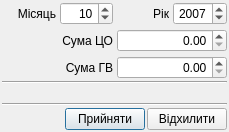
<?xml version="1.0" encoding="UTF-8"?>
<ui version="4.0">
 <class>tke_dialog_print_nakladna</class>
 <widget class="QDialog" name="tke_dialog_print_nakladna">
  <property name="geometry">
   <rect>
    <x>0</x>
    <y>0</y>
    <width>229</width>
    <height>132</height>
   </rect>
  </property>
  <property name="windowTitle">
   <string>Друк накладної</string>
  </property>
  <property name="windowIcon">
   <iconset resource="../tkeAbonent/tke/tke_rc">
    <normaloff>:/pictures/pictures/program_icon_org.png</normaloff>:/pictures/pictures/program_icon_org.png</iconset>
  </property>
  <layout class="QVBoxLayout" name="verticalLayout">
   <property name="spacing">
    <number>2</number>
   </property>
   <property name="margin">
    <number>2</number>
   </property>
   <item>
    <layout class="QGridLayout" name="gridLayout">
     <property name="spacing">
      <number>4</number>
     </property>
     <item row="0" column="0">
      <layout class="QHBoxLayout" name="_2">
       <item>
        <widget class="QLabel" name="label_month">
         <property name="text">
          <string>Місяць</string>
         </property>
         <property name="alignment">
          <set>Qt::AlignRight|Qt::AlignTrailing|Qt::AlignVCenter</set>
         </property>
        </widget>
       </item>
       <item>
        <widget class="QSpinBox" name="spinBox_month">
         <property name="alignment">
          <set>Qt::AlignRight|Qt::AlignTrailing|Qt::AlignVCenter</set>
         </property>
         <property name="minimum">
          <number>1</number>
         </property>
         <property name="maximum">
          <number>12</number>
         </property>
         <property name="value">
          <number>10</number>
         </property>
        </widget>
       </item>
      </layout>
     </item>
     <item row="0" column="1">
      <layout class="QHBoxLayout" name="_3">
       <item>
        <widget class="QLabel" name="label_year">
         <property name="text">
          <string>Рік</string>
         </property>
         <property name="alignment">
          <set>Qt::AlignRight|Qt::AlignTrailing|Qt::AlignVCenter</set>
         </property>
        </widget>
       </item>
       <item>
        <widget class="QSpinBox" name="spinBox_year">
         <property name="alignment">
          <set>Qt::AlignRight|Qt::AlignTrailing|Qt::AlignVCenter</set>
         </property>
         <property name="minimum">
          <number>2005</number>
         </property>
         <property name="maximum">
          <number>2050</number>
         </property>
         <property name="value">
          <number>2007</number>
         </property>
        </widget>
       </item>
      </layout>
     </item>
     <item row="1" column="0">
      <widget class="QLabel" name="label_rahunok_type">
       <property name="text">
        <string>Сума ЦО</string>
       </property>
       <property name="alignment">
        <set>Qt::AlignRight|Qt::AlignTrailing|Qt::AlignVCenter</set>
       </property>
      </widget>
     </item>
     <item row="1" column="1">
      <widget class="QDoubleSpinBox" name="doubleSpinBox_sumaCO">
       <property name="alignment">
        <set>Qt::AlignRight|Qt::AlignTrailing|Qt::AlignVCenter</set>
       </property>
       <property name="maximum">
        <double>100000.000000000000000</double>
       </property>
       <property name="value">
        <double>0.000000000000000</double>
       </property>
      </widget>
     </item>
     <item row="2" column="0">
      <widget class="QLabel" name="label_suma">
       <property name="text">
        <string>Сума ГВ</string>
       </property>
       <property name="alignment">
        <set>Qt::AlignRight|Qt::AlignTrailing|Qt::AlignVCenter</set>
       </property>
      </widget>
     </item>
     <item row="2" column="1">
      <widget class="QDoubleSpinBox" name="doubleSpinBox_sumaGV">
       <property name="alignment">
        <set>Qt::AlignRight|Qt::AlignTrailing|Qt::AlignVCenter</set>
       </property>
       <property name="maximum">
        <double>100000.000000000000000</double>
       </property>
      </widget>
     </item>
    </layout>
   </item>
   <item>
    <widget class="Line" name="line_2">
     <property name="orientation">
      <enum>Qt::Horizontal</enum>
     </property>
    </widget>
   </item>
   <item>
    <widget class="QLabel" name="label_sumInfo">
     <property name="text">
      <string/>
     </property>
    </widget>
   </item>
   <item>
    <widget class="Line" name="line">
     <property name="orientation">
      <enum>Qt::Horizontal</enum>
     </property>
    </widget>
   </item>
   <item>
    <layout class="QHBoxLayout" name="_4">
     <property name="spacing">
      <number>2</number>
     </property>
     <item>
      <spacer>
       <property name="orientation">
        <enum>Qt::Horizontal</enum>
       </property>
       <property name="sizeHint" stdset="0">
        <size>
         <width>40</width>
         <height>20</height>
        </size>
       </property>
      </spacer>
     </item>
     <item>
      <widget class="QPushButton" name="pushButton_accept">
       <property name="enabled">
        <bool>true</bool>
       </property>
       <property name="text">
        <string>Прийняти</string>
       </property>
       <property name="icon">
        <iconset resource="../tkeAbonent/tke/tke_rc">
         <normaloff>:/pictures/pictures/button_ok.png</normaloff>:/pictures/pictures/button_ok.png</iconset>
       </property>
       <property name="iconSize">
        <size>
         <width>12</width>
         <height>12</height>
        </size>
       </property>
      </widget>
     </item>
     <item>
      <widget class="QPushButton" name="pushButton_reject">
       <property name="text">
        <string>Відхилити</string>
       </property>
       <property name="icon">
        <iconset resource="../tkeAbonent/tke/tke_rc">
         <normaloff>:/pictures/pictures/button_cancel.png</normaloff>:/pictures/pictures/button_cancel.png</iconset>
       </property>
       <property name="iconSize">
        <size>
         <width>12</width>
         <height>12</height>
        </size>
       </property>
      </widget>
     </item>
    </layout>
   </item>
  </layout>
 </widget>
 <resources>
  <include location="../tkeAbonent/tke/tke_rc"/>
 </resources>
 <connections/>
</ui>
